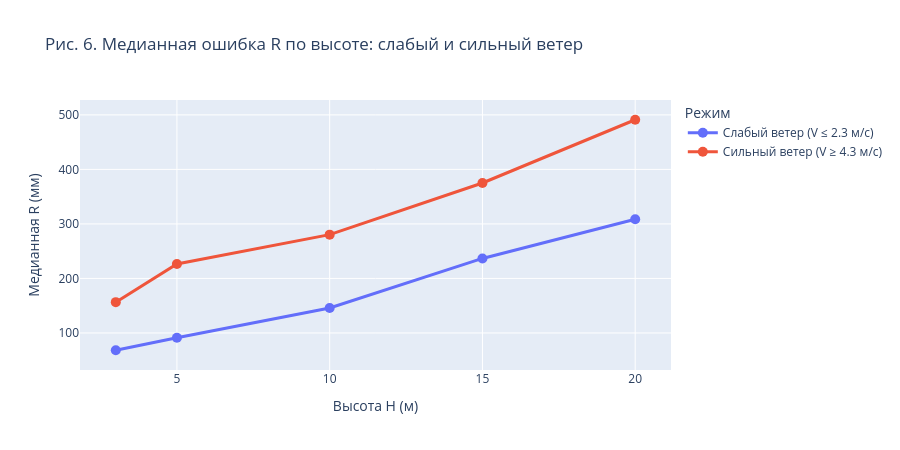

The cell this chart's notebook holds for it:
### Markdown cell above
### 4. Эффект плато на высотах 15–20 м

Испытания проводились на территории карьера. На высотах до 10–15 м квадрокоптер находится внутри карьерной выемки, где рельеф гасит ветровое воздействие. При подъёме на 15–20 м аппарат вылетает над бровкой карьера и попадает в открытый ветровой поток.

Ожидаемые эффекты:
- рост ошибки $R$ с высотой **замедляется** (эффект плато), поскольку аэродинамическое демпфирование стабилизируется;
- **чувствительность к ветру возрастает** — разница между тихим и ветреным днём увеличивается.

### Code cell
v_q25 = df["V"].quantile(0.25)
v_q75 = df["V"].quantile(0.75)

low_wind = df[df["V"] <= v_q25].groupby("H")["R"].median().reset_index()
low_wind.columns = ["H", "R_median"]
low_wind["Режим"] = f"Слабый ветер (V ≤ {v_q25:.1f} м/с)"

high_wind = df[df["V"] >= v_q75].groupby("H")["R"].median().reset_index()
high_wind.columns = ["H", "R_median"]
high_wind["Режим"] = f"Сильный ветер (V ≥ {v_q75:.1f} м/с)"

plateau_df = pd.concat([low_wind, high_wind])

fig = px.line(
    plateau_df, x="H", y="R_median", color="Режим",
    markers=True,
    title="Рис. 6. Медианная ошибка R по высоте: слабый и сильный ветер",
    labels={"H": "Высота H (м)", "R_median": "Медианная R (мм)"},
)
fig.update_traces(line=dict(width=3), marker=dict(size=10))
fig.update_layout(height=450)
fig.show()

### Figure 1 — Plotly figure (JSON) as saved in the notebook; plotly's stock layout.template omitted (floating-point values rounded to 4 significant figures)
{"data": [{"hovertemplate": "Режим=Слабый ветер (V ≤ 2.3 м/с)<br>Высота H (м)=%{x}<br>Медианная R (мм)=%{y}<extra></extra>", "legendgroup": "Слабый ветер (V ≤ 2.3 м/с)", "line": {"color": "#636efa", "dash": "solid", "width": 3}, "marker": {"size": 10, "symbol": "circle"}, "mode": "lines+markers", "name": "Слабый ветер (V ≤ 2.3 м/с)", "orientation": "v", "showlegend": true, "type": "scatter", "x": [3, 5, 10, 15, 20], "xaxis": "x", "y": [68.26, 91.25, 145.7, 236.7, 308.7], "yaxis": "y"}, {"hovertemplate": "Режим=Сильный ветер (V ≥ 4.3 м/с)<br>Высота H (м)=%{x}<br>Медианная R (мм)=%{y}<extra></extra>", "legendgroup": "Сильный ветер (V ≥ 4.3 м/с)", "line": {"color": "#EF553B", "dash": "solid", "width": 3}, "marker": {"size": 10, "symbol": "circle"}, "mode": "lines+markers", "name": "Сильный ветер (V ≥ 4.3 м/с)", "orientation": "v", "showlegend": true, "type": "scatter", "x": [3, 5, 10, 15, 20], "xaxis": "x", "y": [156.5, 226.6, 280.3, 375.0, 491.1], "yaxis": "y"}], "layout": {"height": 450, "legend": {"title": {"text": "Режим"}, "tracegroupgap": 0}, "title": {"text": "Рис. 6. Медианная ошибка R по высоте: слабый и сильный ветер"}, "xaxis": {"anchor": "y", "domain": [0, 1], "title": {"text": "Высота H (м)"}}, "yaxis": {"anchor": "x", "domain": [0, 1], "title": {"text": "Медианная R (мм)"}}}}
